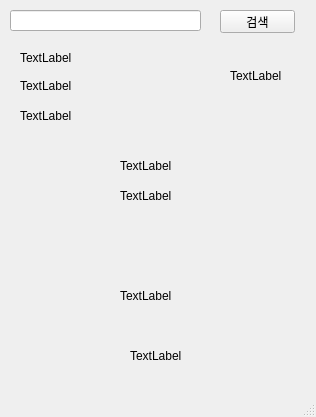
<?xml version="1.0" encoding="UTF-8"?>
<ui version="4.0">
 <class>MainWindow</class>
 <widget class="QMainWindow" name="MainWindow">
  <property name="geometry">
   <rect>
    <x>0</x>
    <y>0</y>
    <width>316</width>
    <height>417</height>
   </rect>
  </property>
  <property name="windowTitle">
   <string>날씨프로그램</string>
  </property>
  <widget class="QWidget" name="centralwidget">
   <widget class="QLineEdit" name="lineEdit">
    <property name="geometry">
     <rect>
      <x>10</x>
      <y>10</y>
      <width>191</width>
      <height>21</height>
     </rect>
    </property>
   </widget>
   <widget class="QPushButton" name="searchbtn">
    <property name="geometry">
     <rect>
      <x>220</x>
      <y>10</y>
      <width>75</width>
      <height>23</height>
     </rect>
    </property>
    <property name="text">
     <string>검색</string>
    </property>
   </widget>
   <widget class="QLabel" name="label_1">
    <property name="geometry">
     <rect>
      <x>20</x>
      <y>50</y>
      <width>141</width>
      <height>16</height>
     </rect>
    </property>
    <property name="text">
     <string>TextLabel</string>
    </property>
   </widget>
   <widget class="QLabel" name="label_2">
    <property name="geometry">
     <rect>
      <x>120</x>
      <y>160</y>
      <width>56</width>
      <height>12</height>
     </rect>
    </property>
    <property name="text">
     <string>TextLabel</string>
    </property>
   </widget>
   <widget class="QLabel" name="label_3">
    <property name="geometry">
     <rect>
      <x>20</x>
      <y>80</y>
      <width>56</width>
      <height>12</height>
     </rect>
    </property>
    <property name="text">
     <string>TextLabel</string>
    </property>
   </widget>
   <widget class="QLabel" name="label_4">
    <property name="geometry">
     <rect>
      <x>230</x>
      <y>70</y>
      <width>56</width>
      <height>12</height>
     </rect>
    </property>
    <property name="text">
     <string>TextLabel</string>
    </property>
   </widget>
   <widget class="QLabel" name="label_c">
    <property name="geometry">
     <rect>
      <x>120</x>
      <y>190</y>
      <width>56</width>
      <height>12</height>
     </rect>
    </property>
    <property name="text">
     <string>TextLabel</string>
    </property>
   </widget>
   <widget class="QLabel" name="label_5">
    <property name="geometry">
     <rect>
      <x>20</x>
      <y>110</y>
      <width>56</width>
      <height>12</height>
     </rect>
    </property>
    <property name="text">
     <string>TextLabel</string>
    </property>
   </widget>
   <widget class="QLabel" name="label_6">
    <property name="geometry">
     <rect>
      <x>130</x>
      <y>350</y>
      <width>56</width>
      <height>12</height>
     </rect>
    </property>
    <property name="text">
     <string>TextLabel</string>
    </property>
   </widget>
   <widget class="QLabel" name="label">
    <property name="geometry">
     <rect>
      <x>120</x>
      <y>290</y>
      <width>56</width>
      <height>12</height>
     </rect>
    </property>
    <property name="text">
     <string>TextLabel</string>
    </property>
   </widget>
  </widget>
  <widget class="QMenuBar" name="menubar">
   <property name="geometry">
    <rect>
     <x>0</x>
     <y>0</y>
     <width>316</width>
     <height>21</height>
    </rect>
   </property>
  </widget>
  <widget class="QStatusBar" name="statusbar"/>
 </widget>
 <resources/>
 <connections/>
</ui>
